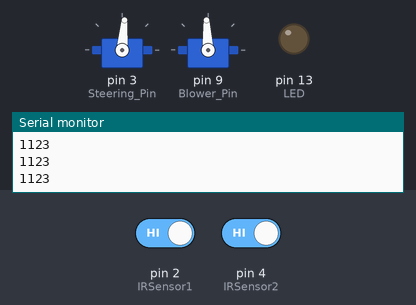
The sketch below on a simulated Arduino Uno, built with avr-gcc and run on an emulated ATmega328P. On the bench: 2 × servo, output pins drawn as LEDs (lit = HIGH), the last lines printed to the serial monitor. The inputs (shaded band) are chosen by the test bench; at power-on: pin 2 (IRSensor1) HIGH, pin 4 (IRSensor2) HIGH.

Above: at 1.2 s.
1.3 s: pin 2 (IRSensor1) driven LOW
At 2.2 s:
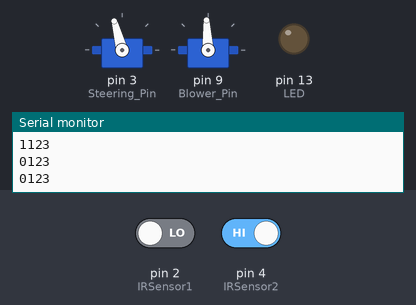
3.0 s: pin 4 (IRSensor2) driven LOW
At 3.4 s:
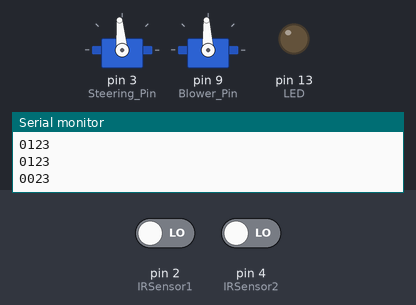
4.5 s: pin 4 (IRSensor2) driven HIGH
At 5.7 s:
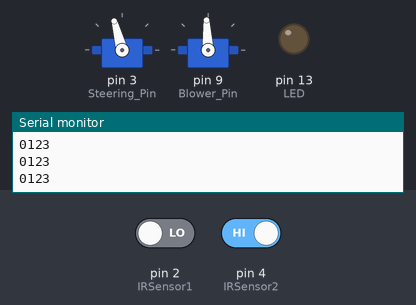
6.0 s: pin 2 (IRSensor1) driven HIGH
At 7.0 s:
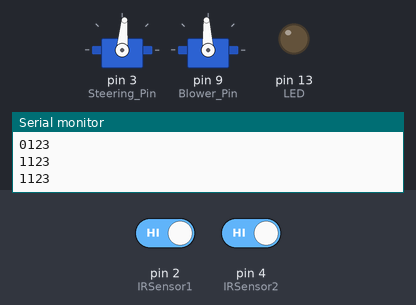
Timing chart, 0 to 8.5 s (numbered marks = the images above; inputs shaded):
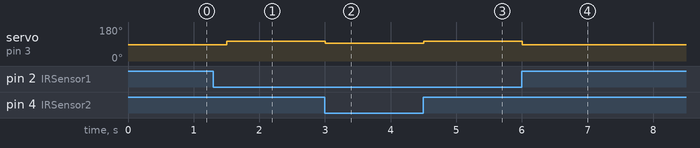

The sketch:

2IrTrace.ino
```cpp
#include <Servo.h>
int IRSensor1 = 2; // connect ir sensor to arduino pin 2 left0000000000000
int IRSensor2 = 4; // connect ir sensor to arduino pin 4

int LED = 13; // conect Led to arduino pin 13

/*** Steering：轉向機構 ***/
Servo Steering;
const int Steering_Pin = 3; //控制 Steering 的腳位
int Steering_Angle = 0; //Steering 的角度位置
int Rotating_Angle = 0; //Steering 旋轉角度
const int Steering_Angle_Central = 95; //Steering 的中心角度
const int Steering_Angle_limit = 25; //Steering 的中心角度
const int Steering_Angle_Max = Steering_Angle_Central + Steering_Angle_limit; //Steering 的最大角度位置
const int Steering_Angle_Min = Steering_Angle_Central - Steering_Angle_limit; //Steering 的最小角度位置

String Angle_String = ""; //字串角度

/*** Blower：鼓風機 ***/
//鼓風機的 PWM 最低啟動數值：1230
Servo Blower;
const int Blower_Pin = 9; //控制 Blower 的腳位
int PWM_Width = 0; //控制轉速的脈寬長度
const int PWM_Active = 1500; //Blower 的啟動電壓
const int PWM_Width_Max = 1600; //脈寬最大長度
const int PWM_Width_Min = 0; //脈寬最小長度
const int PWM_Width_Stop = 1500;

String PWM_String = ""; //PWM字串


void setup()
{
  //IR SENSOR
  Serial.begin(9600);
  pinMode (IRSensor1, INPUT); // sensor pin INPUT
  pinMode (IRSensor2, INPUT); // sensor pin INPUT
  pinMode (LED, OUTPUT); // Led pin OUTPUT

  //Steering
  Steering.attach(Steering_Pin); // 將 Steering 連接到 Steering_Pin
  Serial.println("START Steering");
  Steering_Angle = Steering_Angle_Central;//初始化 Steering 角度
  Steering.write(Steering_Angle);

  //BL motor
  Blower.attach(Blower_Pin);  // 將 Blower 連接到 Blower_Pin
  Blower.writeMicroseconds(PWM_Active); //啟動 Blower
  Serial.println("START");
}

void loop()
{
  // initial statusSensor to store IR Sensor value
  int statusSensor[4] ;
  for (int i =0;i<4;i++){
    statusSensor[i]=0;
  }
  //get IR sensor value
  getIRValue(&statusSensor[0]);

  for (int i =0;i<4;i++){
    Serial.print(statusSensor[i]);
  }
  Serial.print("\n");
  int rotAng=calSteerAng(&statusSensor[0]);
  int PWM_Width;
  PWM_Width=dynamicIntInput();
  if (PWM_Width!=0){
    if (PWM_Width==-1){
//      Blower.writeMicroseconds(PWM_Width_Stop);
      Serial.println("stop");
    }
    else{
      Serial.println(PWM_Width);
    }
  }
//  Serial.println(testAng);
  steering(rotAng);


  delay(500);
}

int calSteerAng(int *irInput){
  int ang=0;
  if (irInput[0]==1){
    ang=-10;
  }
  else if(irInput[1]==1){
    ang=10;
  }
  else{
    ang=0;
  }
  return ang;
}

void irLedControl(int toLight){
  if (toLight == 1){
    digitalWrite(LED, LOW); // LED LOW
  }
  else
  {
    digitalWrite(LED, HIGH); // LED High
  }
}

void getIRValue(int *pArray){
  pArray[0]=digitalRead(IRSensor1);
  pArray[1]=digitalRead(IRSensor2);
  for(int i=2;i<4;i++){
    pArray[i]=i;
  }
}

void steering(int Rotating_Angle){
  Steering_Angle = Steering_Angle_Central + Rotating_Angle;

  //判斷 Steering_Angle 是否為合法角度
  if (Steering_Angle <= Steering_Angle_Max || Steering_Angle >= Steering_Angle_Min)
  {
    Steering.write(Steering_Angle); // 轉動 Steering


  }
  else
  {
     Serial.println("無效角度，重新輸入旋轉角度---範圍：" + (String)(-abs(Steering_Angle_limit)) + "~" + (String)(abs(Steering_Angle_limit)));
  }
}

int dynamicIntInput(){
    String inputString="";
    int retInt;
    while (Serial.available() > 0){
      char c = Serial.read();
      inputString += (String)c;
      delay(10); //等待一下，好讓 Serial 能夠接受新的資料
    }
    if (inputString != "")
    {
      retInt = inputString.toInt();
    }
    else{
      retInt=0;
    }
//    Serial.println("PWM_Width(String)：" + (String)retInt);
    inputString = "";
    return retInt;
}

//void printArray(int *ArrayToPrint){
//  for(int i=0;i<<4;i++){
//    Serial.print(ArrayToPrint[i]);
//  }
//  Serial.print('hi');
//}
```

Measured:
- after the input at 1.3 s, servo on pin 3 (Steering_Pin): 85° → 105° after 0.20 s
- after the input at 3.0 s, servo on pin 3 (Steering_Pin): 105° → 95° at once
- after the input at 4.5 s, servo on pin 3 (Steering_Pin): 95° → 105° at once
- after the input at 6.0 s, servo on pin 3 (Steering_Pin): 105° → 85° at once
